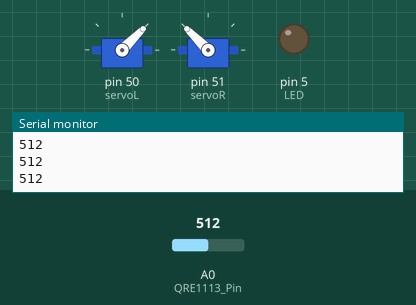
Simulated run of this sketch. Board: Arduino Mega 2560, built with avr-gcc and run on an emulated ATmega2560. Shown: 2 × servo, output pins drawn as LEDs (lit = HIGH), the last lines printed to the serial monitor. The test bench sets the inputs (shaded band); at power-on: A0 (QRE1113_Pin) = 512.

Above: at 1.2 s.
1.3 s: A0 (QRE1113_Pin) set to 410
2.8 s: A0 (QRE1113_Pin) set to 384
At 3.2 s:
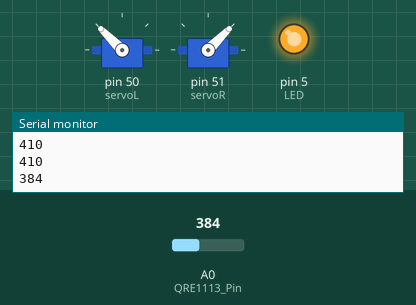
5.8 s: A0 (QRE1113_Pin) set to 511
At 7.5 s:
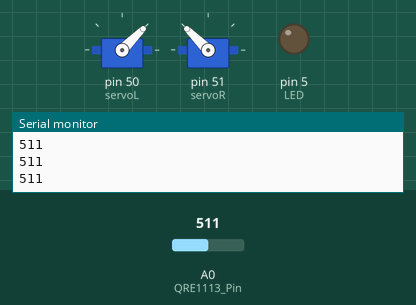
8.3 s: A0 (QRE1113_Pin) set to 390
At 10.1 s:
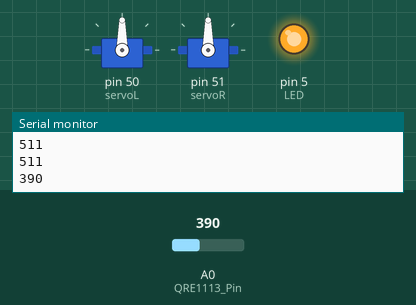
Timing chart, 0 to 12.3 s (numbered marks = the images above; inputs shaded):
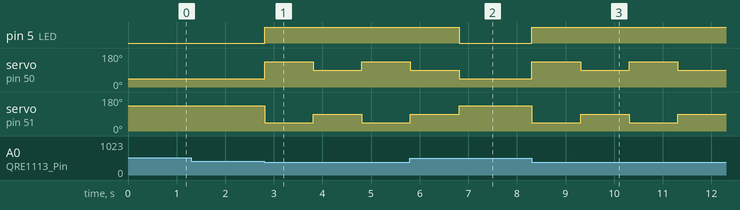

Measured:
- the behaviour switches between 400 and 399 on A0 (QRE1113_Pin) (found by bisection; images 0 and 1)
- after the input at 2.8 s, pin 5 (LED): LOW → HIGH at once; servo on pin 50 (servoL): 45° → 135° at once, → 90° 1.0 s later, → 135° 1.0 s later; servo on pin 51 (servoR): 135° → 45° at once, → 90° 1.0 s later, → 45° 1.0 s later
- after the input at 5.8 s, pin 5 (LED): HIGH → LOW after 1.0 s
- after the input at 8.3 s, pin 5 (LED): LOW → HIGH at once; servo on pin 50 (servoL): alternates 135° for 1.0 s and 90° for 1.0 s, starting at once; servo on pin 51 (servoR): alternates 90° for 1.0 s and 45° for 1.0 s, starting at once

The sketch:

Milestone_2.ino
```cpp
// This program causes the robot to drive forward until the downward-pointing QRE1113 line sensor detects a white surface.
// This causes the robot to drive backwards for 1 second, stop for 1 second, and then resume going forward. An LED also
// lights up when a white surface is detected.

#include <Servo.h>

Servo servoL;         // left motor
Servo servoR;         // right motor

int QRE1113_Pin = 0;  // connect to analog pin 0
int LED = 5;          // LED
int QRE_Value = 0;    // line sensor value

void setup() {
  Serial.begin(9600);
  servoL.attach(50);  // attaches left servo on pin 50
  servoR.attach(51);  // attaches left servo on pin 51
  pinMode(LED, OUTPUT);
}

void loop() {
  QRE_Value = analogRead(QRE1113_Pin);
  Serial.println(QRE_Value);  // prints line sensor value to serial monitor

  // values less than 400 are treated as white
  if (QRE_Value >= 400) {     // no white detected
    digitalWrite(LED, LOW);
    servoL.write(45);         // forward at half speed
    servoR.write(135);
  }

  else {  // white detected
    digitalWrite(LED, HIGH);  // turns on LED
    servoL.write(135);        // backwards at half speed
    servoR.write(45);
    delay(1000);              // time in milliseconds
    servoL.write(90);         // motors stop
    servoR.write(90);
    delay(1000);              // time in milliseconds
  }
}
```
